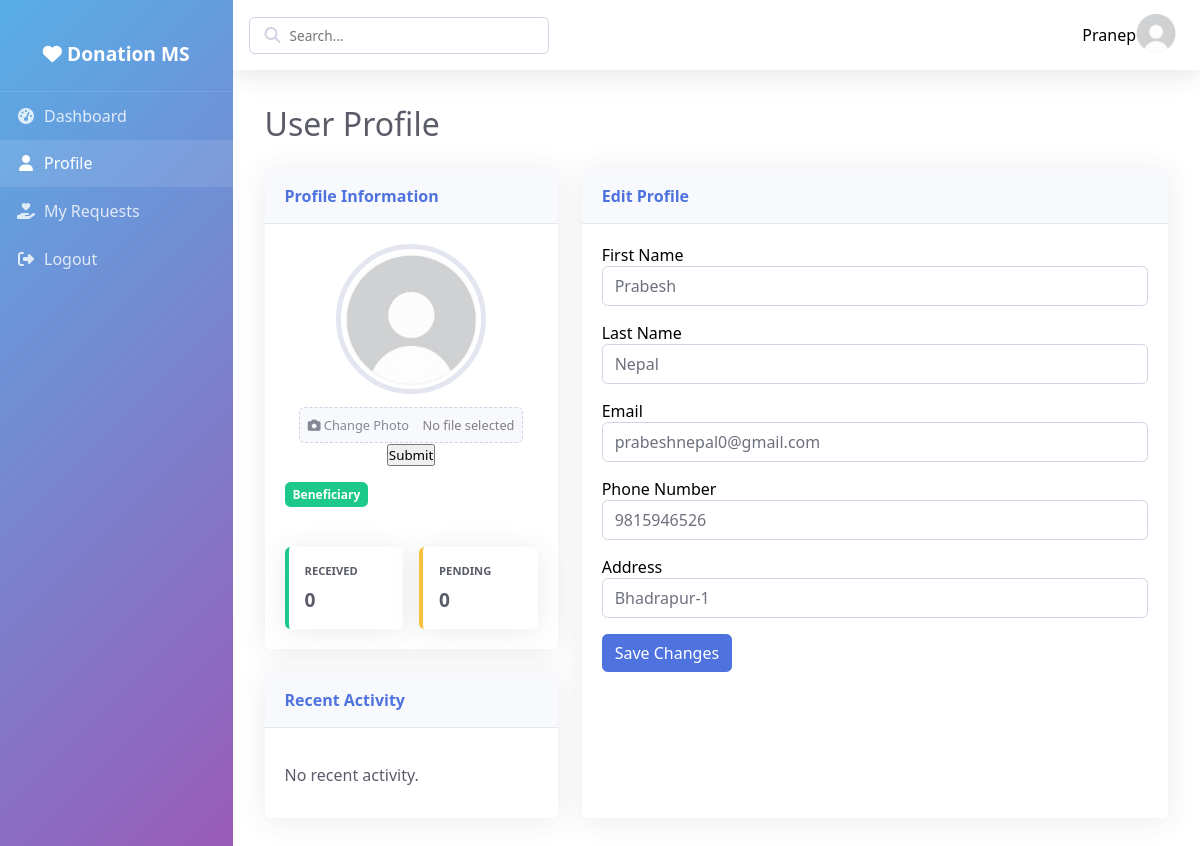
The page /user/ (signed in) on the database its author committed.
### UserManagement/models.py (models this page shows, shortened)
class CustomUser(AbstractUser):
    USER_TYPE = [
        ('donor','Donor'),
        ('beneficiary','Beneficiary'),
    ]
    username = models.CharField(max_length=64,blank=False, null=False, unique=True)
    email = models.EmailField(blank=False, null=False, unique=True)
    type = models.CharField(max_length=20,choices=USER_TYPE,default=None)
    address = models.CharField(max_length=128,blank=True,null=True)
    phone_number = models.IntegerField(blank=True,null=True)
    profile_picture = models.ImageField(upload_to='profile_pictures/',blank=True,null=True)

### UserManagement/views.py (the view, shortened to what this page needs)
# urls.py: path('',Profile.as_view(),name='profile'),
class Profile(LoginRequiredMixin,TemplateView):
    template_name = 'profile.html'
    def get_context_data(self, **kwargs):
        context = super().get_context_data(**kwargs)
        context['form'] = UpdateProfileForm(user=self.request.user)
        if self.request.user.type == 'beneficiary':
            pending = DonationRequest.objects.filter(receiver=self.request.user.beneficiary,status='pending').count()
            received = DonationRequest.objects.filter(receiver=self.request.user.beneficiary,status='completed').count()
            context['pending'] = pending
            context['received'] = received
        elif self.request.user.type == 'donor':
            pending = Donation.objects.filter(donor=self.request.user.donor,status='pending').count()
            total_donation = Donation.objects.filter(donor=self.request.user.donor).count()
            context['pending'] = pending
            context['total_donation'] = total_donation
        return context

### DashboardAnalytics/templatetags/custom_tags.py (called while the page is built)
@register.simple_tag
def is_active(request,url_name):
    match = resolve(request.path_info)
    return 'active' if match.url_name == url_name else ''

### UserManagement/templates/profile.html (shortened to what this page needs)
{% extends "dashboardBase.html" %}
{% load custom_tags %}
{% block link-css %}
{% load static %}
    <link rel="stylesheet" href="{% static 'css/sidebar.css' %}">
{% endblock %}
{% block main-content %}
<div class="main-content">
    <div class="topbar">
        <div class="topbar-search">
            <i class="fas fa-search"></i>
            <input type="text" placeholder="Search...">
        </div>
        <div class="user-info">
            <span>{{ user.username | capfirst }}</span>
            <div onclick="showPP()">
                {% if user.profile_picture %}
                <img src="{{ user.profile_picture.url }}" alt="Profile Picture" class="pp-img" >
                {% else %}
                <img src="/media/profile_pictures/wow.jpg" alt="Default Profile Picture" class="pp-img">
                {% endif %}
            </div>
        </div>
    </div>
    <div class="content">
        <h1 class="page-title">User Profile</h1>
        <div class="profile-container">
            <div>
                <div class="card">
                    <div class="card-header">
                        Profile Information
                    </div>
                    <div class="card-body">
                        <div class="profile-image">
                            <div onclick="showPP()">
                                {% if user.profile_picture %}
                                <img src="{{ user.profile_picture.url }}" alt="Profile Picture" class="pp-img" >
                                {% else %}
                                <img src="/media/profile_pictures/wow.jpg" alt="Default Profile Picture" class="pp-img">
                                {% endif %}
                            </div>
                            <form method="post" action="{% url 'UserManagement:profile' %}" enctype="multipart/form-data">
                                <div class="pp-upload-form">
                                    <label for="pp-input" class="pp-label">
                                        <i class="fas fa-camera"></i> Change Photo
                                        <span id="file-name" style="margin-left: 10px; color: gray;">No file selected</span>
                                    </label>
                                </div>
                                    <input type="submit" class="pp-submit">
                            </form>
                        </div>
                        {% if user.type == 'donor' %}
                        <div class="user-role role-donor">Donor</div>
                        {% elif user.type == 'beneficiary' %}
                        <div class="user-role role-beneficiary">Beneficiary</div>
                        {% elif user.is_staff %}
                        <div class="user-role role-admin">Administrator</div>
                        {% endif %}
                        <div class="profile-stats">
                            {% if user.type == 'donor' %}
                            <div class="stat-card donor-stat">
                                <div class="stat-title">Total Donations</div>
                                <div class="stat-value">{{ total_donation }}</div>
                            </div>
                            <div class="stat-card impact-stat">
                                <div class="stat-title">Pending</div>
                                <div class="stat-value">{{ pending }} </div>
                            </div>
                            {% elif user.type == 'beneficiary' %}
                            <div class="stat-card beneficiary-stat">
                                <div class="stat-title">Received</div>
                                <div class="stat-value">{{ received }}</div>
                            </div>
                            <div class="stat-card history-stat">
                                <div class="stat-title">Pending</div>
                                <div class="stat-value">{{ pending  }}</div>
                            </div>
                            {% endif %}
                        </div>
                    </div>
                </div>
                <div class="card">
                    <div class="card-header">
                        Recent Activity
                    </div>
                    <div class="card-body">
                        <div class="activity-log">
                            {% for activity in user.activities %}
                            <div class="activity-item">
                                <div class="activity-date">{{ activity.created_at }}</div>
                                <div class="activity-desc">{{ activity.description }}</div>
                            </div>
                            {% empty %}
                            <div class="activity-item">
                                <div class="activity-desc">No recent activity.</div>
                            </div>
                            {% endfor %}
                        </div>
                    </div>
                </div>
            </div>
            <div class="card">
                <div class="card-header">
                    Edit Profile
                </div>
                <div class="card-body">
                    <form method="post" action=" {% url 'UserManagement:profile' %} ">
                        <div class="form-group">
                            {{ form.first_name.label }}
                            {{ form.first_name }}
                        </div>
                        <div class="form-group">
                            {{ form.last_name.label }}
                            {{ form.last_name }}
                        </div>
                        <div class="form-group">
                            {{ form.email.label }}
                            {{ form.email }}
                        </div>
                        <div class="form-group">
                            {{ form.phone_number.label }}
                            {{ form.phone_number }}
                        </div>
                        <div class="form-group">
                            {{ form.address.label }}
                            {{ form.address }}
                        </div>
                        <div class="form-group">
                            <button type="submit" class="btn btn-primary">Save Changes</button>
                        </div>
                    </form>
                </div>
            </div>
        </div>
    </div>
</div>
{% endblock %}

### static/css/sidebar.css (style rules this page uses)
* { margin: 0; padding: 0; box-sizing: border-box; font-family: 'Segoe UI', Tahoma, Geneva, Verdana, sans-serif; }
:root { --primary-color: #4e73df; --secondary-color: #858796; --success-color: #1cc88a; --info-color: #36b9cc; --warning-color: #f6c23e; --danger-color: #e74a3b; --light-color: #f8f9fc; --dark-color: #5a5c69; }
.main-content { flex-grow: 1; overflow-x: hidden; }
.topbar { background-color: white; box-shadow: 0 0.15rem 1.75rem 0 rgba(58, 59, 69, 0.15); display: flex; justify-content: space-between; align-items: center; padding: 0.5rem 1rem; height: 70px; }
.topbar-search { width: 300px; position: relative; }
.topbar-search input { width: 100%; padding: 0.5rem 1rem 0.5rem 2.5rem; border: 1px solid #d1d3e2; border-radius: 0.35rem; font-size: 0.85rem; }
.topbar-search i { position: absolute; left: 1rem; top: 50%; transform: translateY(-50%); color: #d1d3e2; }
.user-info { display: flex; align-items: center; }
.user-info img { width: 40px; height: 40px; border-radius: 50%; margin-right: 0.5rem; }
.content { padding: 2rem; }
.page-title { margin-bottom: 1.5rem; color: #5a5c69; font-weight: 400; }
.card { width: 100%; background-color: white; border-radius: 0.35rem; box-shadow: 0 0.15rem 1.75rem 0 rgba(58, 59, 69, 0.1); margin-bottom: 1.5rem; }
.card-header { padding: 1rem 1.25rem; border-bottom: 1px solid #e3e6f0; background-color: #f8f9fc; color: #4e73df; font-weight: 700; display: flex; justify-content: space-between; align-items: center; }
.card-body { padding: 1.25rem; }
.profile-container { display: grid; grid-template-columns: 1fr 2fr; gap: 1.5rem; }
.profile-image { text-align: center; margin-bottom: 1rem; }
.profile-image img { width: 150px; height: 150px; border-radius: 50%; border: 5px solid #e3e6f0; padding: 3px; }
.profile-image .pp-upload-form { background-color: #f8f9fc; border: 1px dashed #d1d3e2; padding: 0.5rem; font-size: 0.8rem; color: #858796; cursor: pointer; margin-top: 0.5rem; display: inline-block; border-radius: 0.35rem; }
.pp-img , .pp-img-overlay { object-fit: cover; border-radius: 50%; cursor: pointer; }
.profile-stats { display: grid; grid-template-columns: repeat(2, 1fr); gap: 1rem; margin-top: 1.5rem; }
.stat-card { padding: 1rem; border-left: 4px solid; background-color: white; border-radius: 0.35rem; box-shadow: 0 0.15rem 1.75rem 0 rgba(58, 59, 69, 0.1); }
.beneficiary-stat { border-left-color: #1cc88a; }
.history-stat { border-left-color: #f6c23e; }
.stat-title { color: #5a5c69; font-size: 0.7rem; font-weight: 700; text-transform: uppercase; }
.stat-value { color: #5a5c69; font-size: 1.2rem; font-weight: 700; margin-top: 0.5rem; }
.form-group { margin-bottom: 1rem; }
.form-control { display: block; width: 100%; padding: 0.5rem 0.75rem; font-size: 1rem; color: #6e707e; background-color: #fff; border: 1px solid #d1d3e2; border-radius: 0.35rem; }
.btn { display: inline-block; font-weight: 400; color: #858796; text-align: center; vertical-align: middle; background-color: transparent; border: 1px solid transparent; padding: 0.375rem 0.75rem; font-size: 1rem; line-height: 1.5; border-radius: 0.35rem; transition: color 0.15s, background-color 0.15s, border-color 0.15s, box-shadow 0.15s; cursor: pointer; }
.btn-primary { color: #fff; background-color: #4e73df; border-color: #4e73df; }
.activity-log { max-height: 300px; overflow-y: auto; }
.activity-item { padding: 0.75rem 0; border-bottom: 1px solid #e3e6f0; }
.activity-item:last-child { border-bottom: none; }
.activity-desc { margin-top: 0.25rem; color: #5a5c69; }
.user-role { display: inline-block; padding: 0.25rem 0.5rem; font-size: 0.75rem; font-weight: 700; border-radius: 0.35rem; margin-bottom: 1rem; }
.role-beneficiary { background-color: #1cc88a; color: white; }

### rows shown on the page
CustomUser: username "Pranep", first_name "Prabesh", last_name "Nepal", email "prabeshnepal0@gmail.com", phone_number "9815946526", address "Bhadrapur-1"

### other values the page prints
{{ received }} "0"
{{ pending }} "0"
